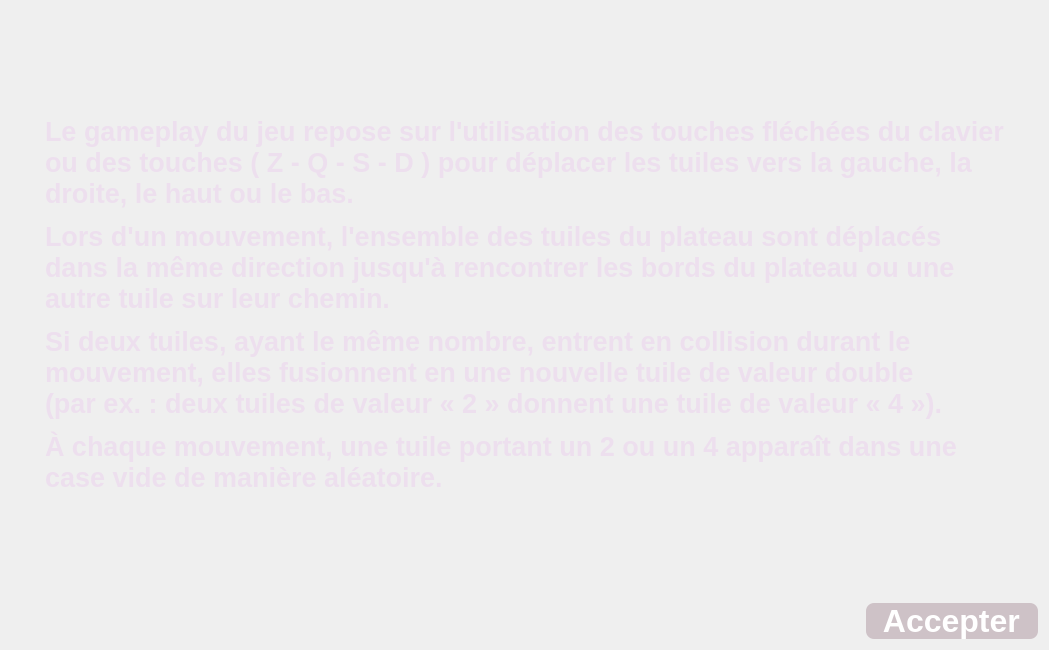
<?xml version="1.0" encoding="UTF-8"?>
<ui version="4.0">
 <class>instructionsWindow</class>
 <widget class="QDialog" name="instructionsWindow">
  <property name="geometry">
   <rect>
    <x>0</x>
    <y>0</y>
    <width>1049</width>
    <height>650</height>
   </rect>
  </property>
  <property name="cursor">
   <cursorShape>PointingHandCursor</cursorShape>
  </property>
  <property name="windowTitle">
   <string>Instructions</string>
  </property>
  <property name="windowIcon">
   <iconset>
    <normaloff>Img_rc/manualIcon.png</normaloff>Img_rc/manualIcon.png</iconset>
  </property>
  <property name="styleSheet">
   <string notr="true">QDialog{
	border-image: url(:/Img_rc/img4.jpg);
}
QLabel{
	font: 20pt;
	font-family: 'Patrick Hand', cursive, &quot;Georgia&quot;;
	font-weight: bold;
	background: rgba(232, 12, 122, 0.0);
	color: rgb(237, 223, 238);
}
QPushButton{
	border-image: none;
	font: 75 24pt;
	font-family: 'Indie Flower', cursive, &quot;Georgia&quot;;
	font-weight: bold;
	background: rgba(158, 127, 139, 0.4);
	color:white;
	border-image: none;
	border-radius: 8px;
}
QPushButton:hover {
   background: rgba(232, 12, 122, 0.6);
    color: rgba(59,3,31);
}</string>
  </property>
  <property name="locale">
   <locale language="French" country="France"/>
  </property>
  <layout class="QVBoxLayout" name="verticalLayout_2">
   <item>
    <layout class="QVBoxLayout" name="verticalLayout">
     <item>
      <spacer name="verticalSpacer_2">
       <property name="orientation">
        <enum>Qt::Vertical</enum>
       </property>
       <property name="sizeHint" stdset="0">
        <size>
         <width>20</width>
         <height>40</height>
        </size>
       </property>
      </spacer>
     </item>
     <item>
      <layout class="QHBoxLayout" name="horizontalLayout">
       <item>
        <spacer name="horizontalSpacer">
         <property name="orientation">
          <enum>Qt::Horizontal</enum>
         </property>
         <property name="sizeHint" stdset="0">
          <size>
           <width>40</width>
           <height>20</height>
          </size>
         </property>
        </spacer>
       </item>
       <item>
        <widget class="QLabel" name="label">
         <property name="text">
          <string>&lt;html&gt;&lt;head/&gt;&lt;body&gt;&lt;p align=&quot;justify&quot;&gt;Le gameplay du jeu repose sur l'utilisation des touches fléchées du clavier&lt;br/&gt;ou des touches ( Z - Q - S - D ) pour déplacer les tuiles vers la gauche, la &lt;br/&gt;droite, le haut ou le bas. &lt;/p&gt;&lt;p align=&quot;justify&quot;&gt;Lors d'un mouvement, l'ensemble des tuiles du plateau sont déplacés &lt;br/&gt;dans la même direction jusqu'à rencontrer les bords du plateau ou une &lt;br/&gt;autre tuile sur leur chemin. &lt;/p&gt;&lt;p align=&quot;justify&quot;&gt;Si deux tuiles, ayant le même nombre, entrent en collision durant le &lt;br/&gt;mouvement, elles fusionnent en une nouvelle tuile de valeur double &lt;br/&gt;(par ex. : deux tuiles de valeur « 2 » donnent une tuile de valeur « 4 »). &lt;/p&gt;&lt;p align=&quot;justify&quot;&gt;À chaque mouvement, une tuile portant un 2 ou un 4 apparaît dans une &lt;br/&gt;case vide de manière aléatoire.&lt;/p&gt;&lt;/body&gt;&lt;/html&gt;</string>
         </property>
        </widget>
       </item>
       <item>
        <spacer name="horizontalSpacer_2">
         <property name="orientation">
          <enum>Qt::Horizontal</enum>
         </property>
         <property name="sizeHint" stdset="0">
          <size>
           <width>40</width>
           <height>20</height>
          </size>
         </property>
        </spacer>
       </item>
      </layout>
     </item>
     <item>
      <spacer name="verticalSpacer">
       <property name="orientation">
        <enum>Qt::Vertical</enum>
       </property>
       <property name="sizeHint" stdset="0">
        <size>
         <width>20</width>
         <height>40</height>
        </size>
       </property>
      </spacer>
     </item>
     <item>
      <layout class="QHBoxLayout" name="horizontalLayout_2">
       <item>
        <spacer name="horizontalSpacer_3">
         <property name="orientation">
          <enum>Qt::Horizontal</enum>
         </property>
         <property name="sizeHint" stdset="0">
          <size>
           <width>40</width>
           <height>20</height>
          </size>
         </property>
        </spacer>
       </item>
       <item>
        <widget class="QPushButton" name="accepterBtn">
         <property name="text">
          <string>  Accepter  </string>
         </property>
        </widget>
       </item>
      </layout>
     </item>
    </layout>
   </item>
  </layout>
 </widget>
 <resources>
  <include location="Img_rc.qrc"/>
 </resources>
 <connections/>
</ui>
